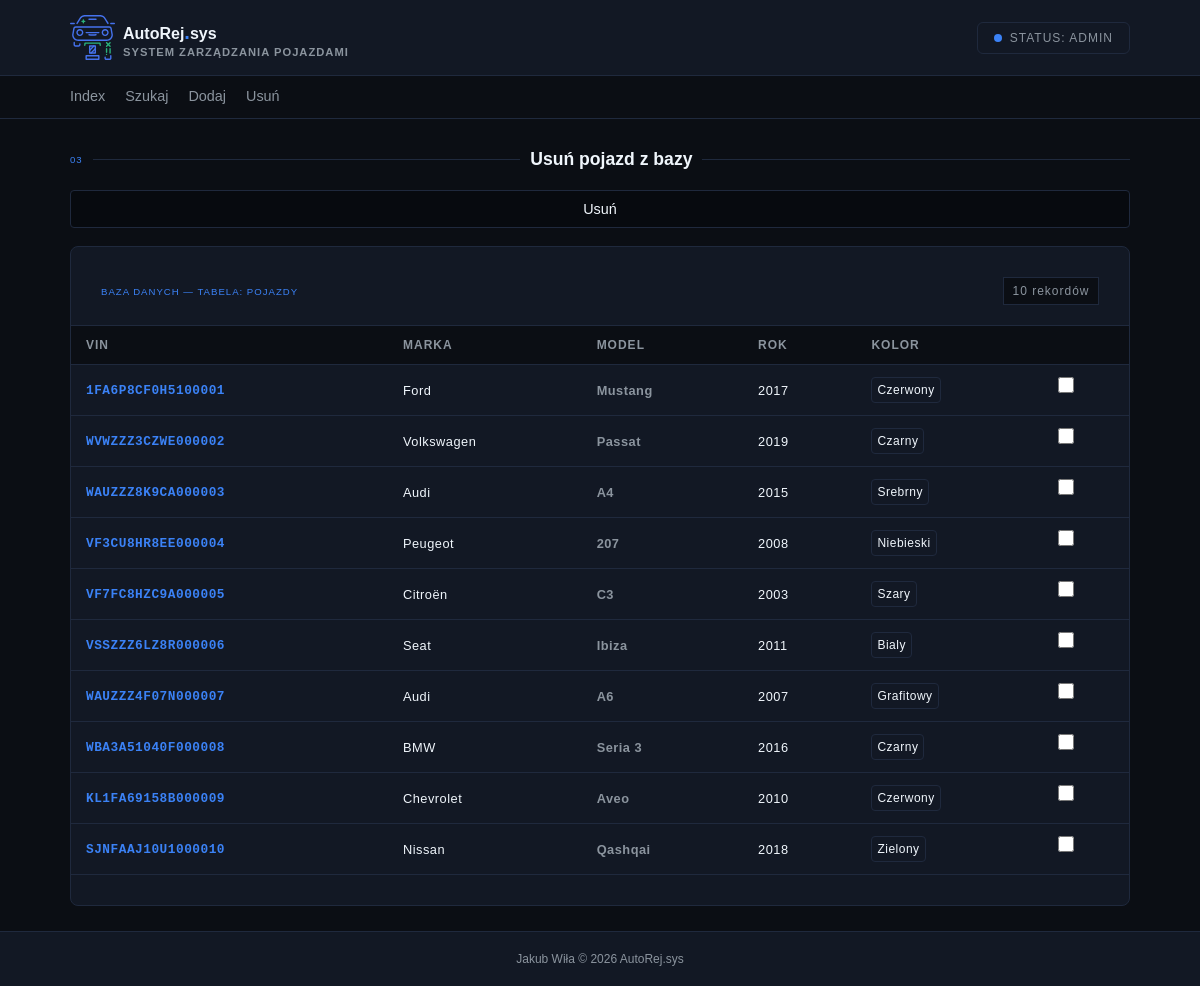
Screenshot of /usun.php (signed in) with the database file from the repository.
### tables this page shows
CREATE TABLE IF NOT EXISTS `pojazdy` (
    `id` INT NOT NULL AUTO_INCREMENT,
    `vin` VARCHAR(17) NOT NULL,
    `marka` VARCHAR(50) NOT NULL,
    `model` VARCHAR(50) NOT NULL,
    `rok_produkcji` INT NOT NULL,
    `kolor` VARCHAR(30) NOT NULL,
    PRIMARY KEY (`id`),
    UNIQUE KEY (`vin`)
);

### src/kody.php (called while the page is built, shortened)
<?php
    function baza($conn) {
        $query = "SELECT * FROM pojazdy";
        $result = mysqli_query($conn, $query);
        $numberOfRows = mysqli_num_rows($result);
        return [$result, $numberOfRows];
    }
?>

### src/usun.php (the view, shortened to what this page needs)
<?php
    include 'kody.php';
    $statusClass = "guest";
    $statusText = "GOŚĆ";
    if(isset($_SESSION['role'])) {
        $statusClass = $_SESSION['role'];
        $statusText = strtoupper($_SESSION['role']);
    }
?>
<!DOCTYPE html>
<html lang="en">
<head>
    <link rel="stylesheet" href="style/style.css">
</head>
<body>
    <header>
        <div class="container header-content">
            <div class="logo">
                <img src="assets/logo.svg" alt="logo">
                <div class="logo-text">
                    <h4>AutoRej<span class="accent dot">.</span>sys</h4>
                    <span>SYSTEM ZARZĄDZANIA POJAZDAMI</span>
                </div>
            </div>
            <?php
                echo '<span class="status-badge '.$statusClass.'">STATUS: '. $statusText.'</span>';
            ?>
        </div>
    </header>
    <nav class="main-nav">
        <div class="container">
            <a href="index.php" class="active">Index</a>
            <a href="szukaj.php">Szukaj</a>
            <a href="dodaj.php">Dodaj</a>
            <a href="usun.php">Usuń</a>
        </div>
    </nav>
    <main class="search-container">
        <div class="divider-header">
            <span class="section-tag">03</span>
            <h2>Usuń pojazd z bazy</h2>
        </div>
        <form method="post">
            <input type="submit" value="Usuń">
            <section class="table-section card">
                <?php [$pojazdy, $numberOfRows] = baza($conn); ?>
                <div class="table-header">
                    <span class="section-tag">BAZA DANYCH — TABELA: POJAZDY</span>
                    <?php
                        echo "<p>" . $numberOfRows . " rekordów</p>";
                    ?>
                </div>
                <table class="data-table">
                    <thead>
                        <tr>
                            <th>VIN</th>
                            <th>MARKA</th>
                            <th>MODEL</th>
                            <th>ROK</th>
                            <th>KOLOR</th>
                            <th></th>
                        </tr>
                    </thead>
                    <tbody>
                        <?php
                            foreach ($pojazdy as $row) {
                                echo '<tr>';
                                echo '<td><code>' . htmlspecialchars($row['vin']) . '</code></td>';
                                echo '<td>' . htmlspecialchars($row['marka']) . '</td>';
                                echo '<td>' . htmlspecialchars($row['model']) . '</td>';
                                echo '<td>' . htmlspecialchars($row['rok_produkcji']) . '</td>';
                                echo '<td><span>' . htmlspecialchars($row['kolor']) . '</span></td>';
                                echo '<td><input type="checkbox" name="deleteRow[]" value="' . (int) $row['id'] . '"></td>';
                                echo '</tr>';
                            }
                            ?>
                    </tbody>
                </table>
            </section>
        </form>
    </main>
        <footer>
        <div class="container">
            <p>Jakub Wiła &copy; 2026 AutoRej.sys</p>
        </div>
    </footer>
</body>
</html>

### rows the page displays
pojazdy: vin "1FA6P8CF0H5100001", marka "Ford", model "Mustang", rok_produkcji "2017", kolor "Czerwony"
pojazdy: vin "WVWZZZ3CZWE000002", marka "Volkswagen", model "Passat", rok_produkcji "2019", kolor "Czarny"
pojazdy: vin "WAUZZZ8K9CA000003", marka "Audi", model "A4", rok_produkcji "2015", kolor "Srebrny"
pojazdy: vin "VF3CU8HR8EE000004", marka "Peugeot", model "207", rok_produkcji "2008", kolor "Niebieski"
pojazdy: vin "VF7FC8HZC9A000005", marka "Citroën", model "C3", rok_produkcji "2003", kolor "Szary"
pojazdy: vin "VSSZZZ6LZ8R000006", marka "Seat", model "Ibiza", rok_produkcji "2011", kolor "Bialy"
pojazdy: vin "WAUZZZ4F07N000007", marka "Audi", model "A6", rok_produkcji "2007", kolor "Grafitowy"
pojazdy: vin "WBA3A51040F000008", marka "BMW", model "Seria 3", rok_produkcji "2016", kolor "Czarny"
pojazdy: vin "KL1FA69158B000009", marka "Chevrolet", model "Aveo", rok_produkcji "2010", kolor "Czerwony"
pojazdy: vin "SJNFAAJ10U1000010", marka "Nissan", model "Qashqai", rok_produkcji "2018", kolor "Zielony"

### other values shown
$statusText "ADMIN"
$numberOfRows "10"
